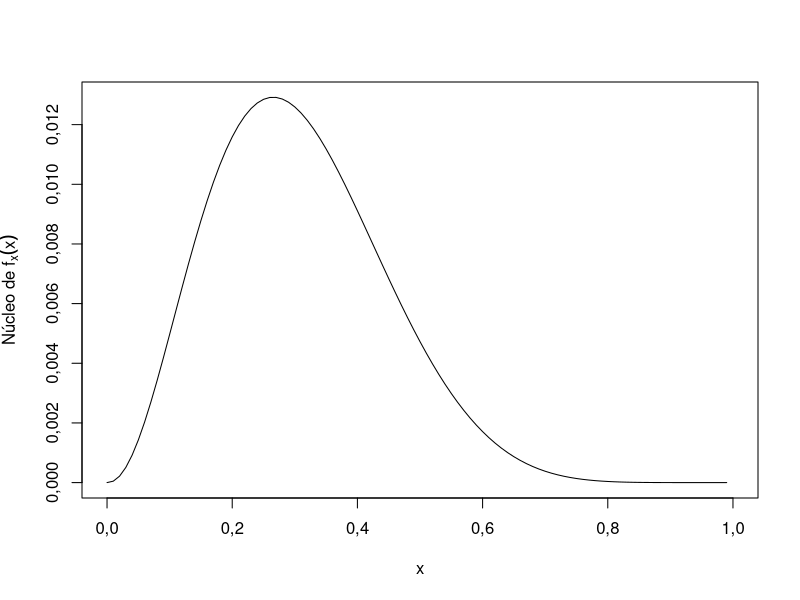
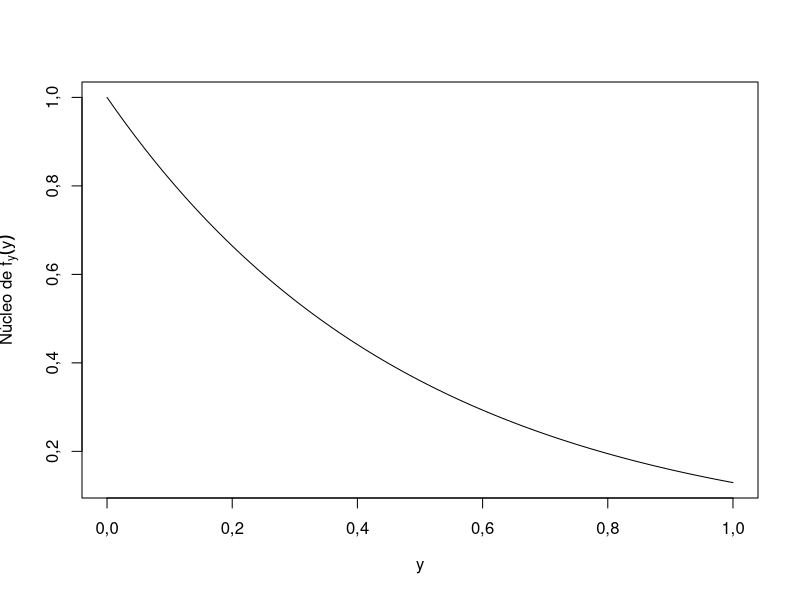
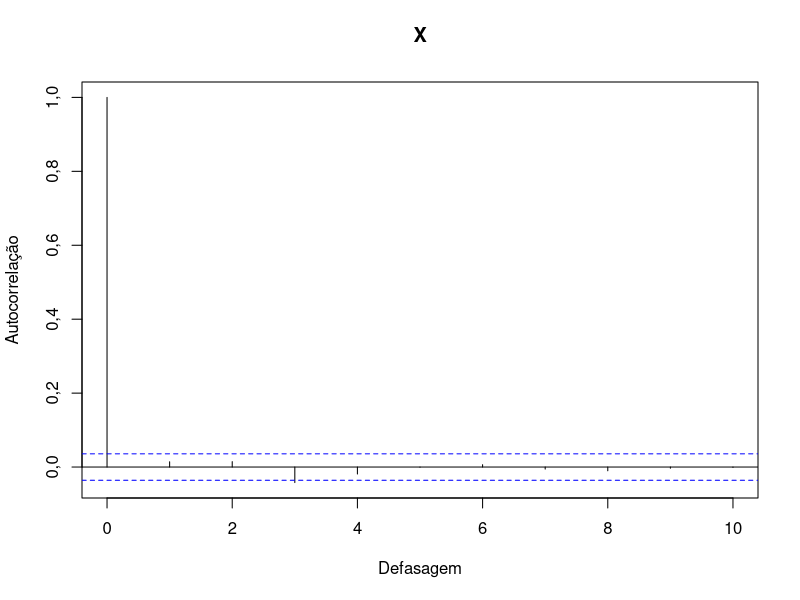
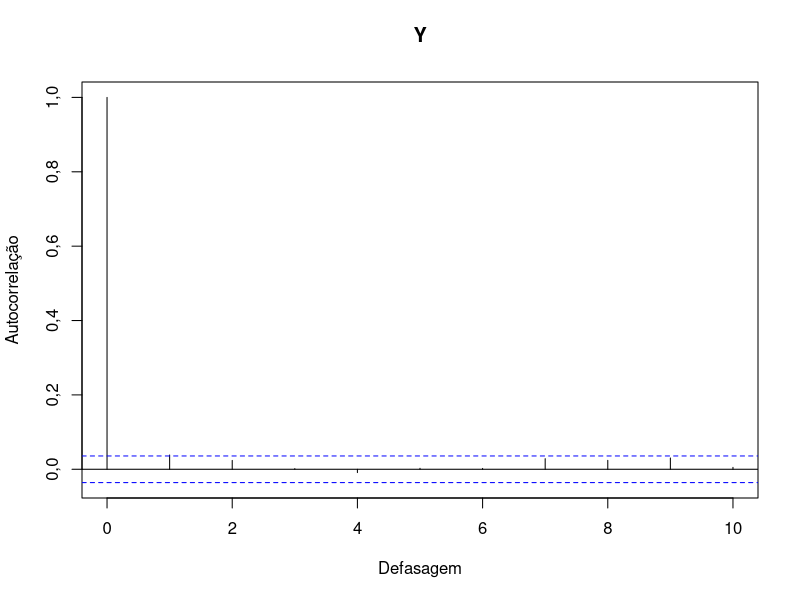
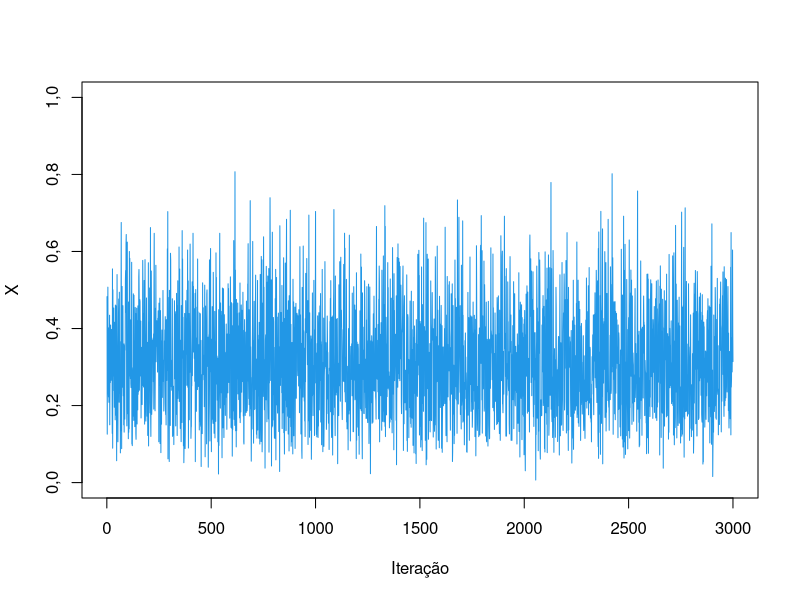
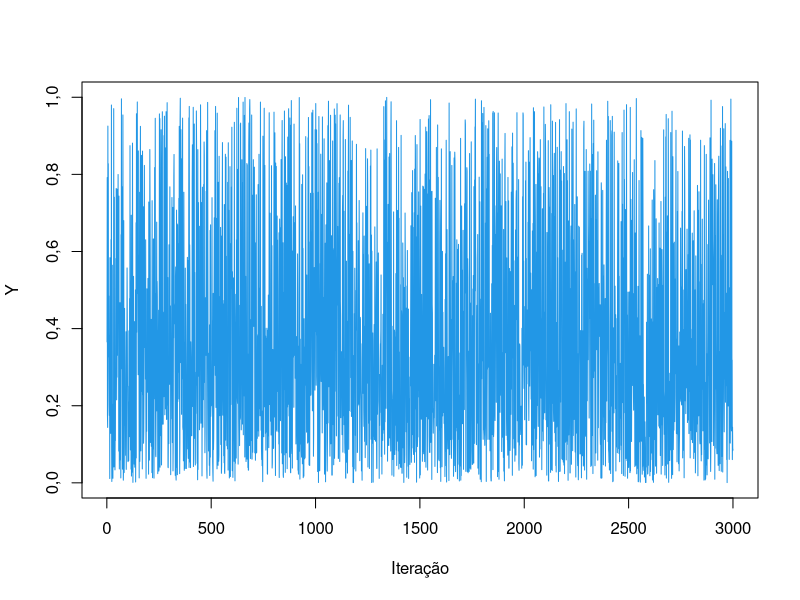
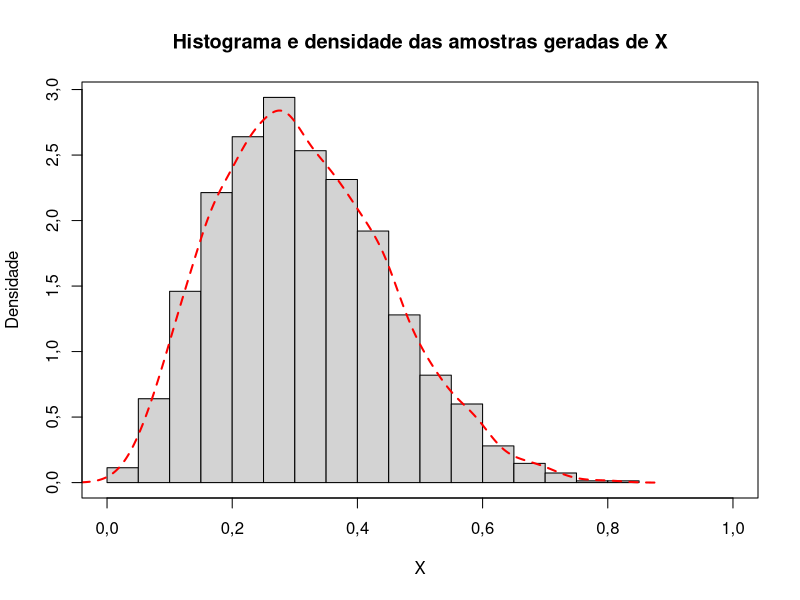
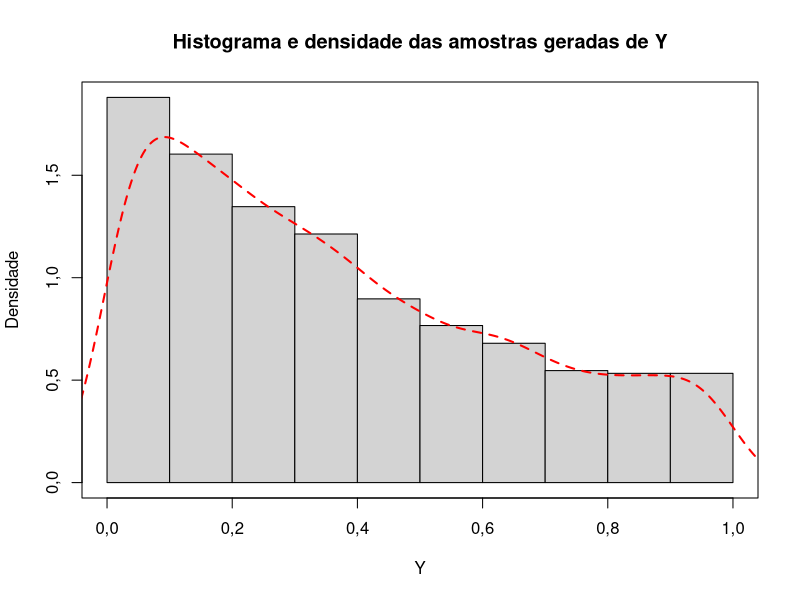

Here is the R script that generated these plots, in order:
## ---- chunk 1
knitr::opts_chunk$set(message = FALSE, warning = FALSE, 
                      error = FALSE,fig.dim=c(6,4), fig.pos = "H", fig.show='hold')

# Separador decimal: ","
options(OutDec = ",")
## ---- chunk 2
rm(list = ls())
ls()
## ---- chunk 3

fxy = fx = function(x,y){
    return((x^2.2)*((1-x)^7)*((1-(x^0.2))^(y-1)))
}
fy = function(y,x){
  return((1-(x)^0.2)^y)
}

curve(fx(x, y = 0.5), xlab = expression(x), 0, 1,
ylab = expression(paste("Núcleo de ", f[x](x))))


curve(fy(y = x, x= 0.5), xlab = expression(y), 0, 1,
ylab = expression(paste("Núcleo de ", f[y](y))))
## ---- chunk 4
set.seed(6518)
#constantes
M <- 3000
descarte <- 100
espac <- 10
nsim <- descarte + M*espac
# Valores iniciais
x <- y <- c()
x[1] <- 0.5
y[1] <- 0.5
# Contadores de aceitações
nac <- 0

# Simulação
for (j in 2:nsim) {
  # candidato x,y
  xc <- runif(1)
  yc <- runif(1)
  # probabilidade alfa
  alfa <- min(1, fxy(xc,yc)/fxy(x[j-1],y[j-1]))
  # geração x,y
  if (runif(1) <= alfa) {
    x[j] <- xc
    y[j] <- yc
    nac <- nac + 1
  } else {
    x[j] <- x[j - 1]
    y[j] <- y[j - 1]
  }
}
## ---- chunk 5

x <- x[-(1:descarte)]
y <- y[-(1:descarte)]

xa <- ya <- c()
j= 1
for (i in 1:(length(x)/espac)) {
  xa[i]= x[j]
  ya[i]= y[j]
  j= j + espac 
}
x <- xa
y <- ya

## ---- chunk 6
acf(x, lag.max = 10, main = "X", xlab = "Defasagem", ylab = "Autocorrelação")
acf(y, lag.max = 10, main = "Y", xlab = "Defasagem", ylab = "Autocorrelação")
## ---- chunk 7
cat("\n Taxa de aceitação (%):", round(nac / (nsim - 1) * 100, 1))
## ---- chunk 8
plot(x, type = "l", xlab = "Iteração", ylab = expression(X), col = 4,ylim = c(0,1))
plot(y, type = "l", xlab = "Iteração", ylab = expression(Y), col = 4)
## ---- chunk 9
hist(x, freq = FALSE, main = "Histograma e densidade das amostras geradas de X",
     xlab = expression(X), ylab = "Densidade", xlim = c(0,1))
lines(density(x), col = "red", lty = 2, lwd = 2)
box()


hist(y, freq = FALSE, main = "Histograma e densidade das amostras geradas de Y", 
     xlab = expression(Y), ylab = "Densidade")
lines(density(y), col = "red", lty = 2, lwd = 2)
box()

## ---- chunk 10
# Separador decimal: "."
# Necessário para o r markdown imprimir os valores da tabela corretamente
options(OutDec = ".")

#função para estimar o ponto máximo do gráfico de densidade, estimando a moda
moda_estimada <- function(x) {
  hx <- hist(x,breaks = 50,freq = F)
  return(hx$mids[which.max(hx$density)])
}

